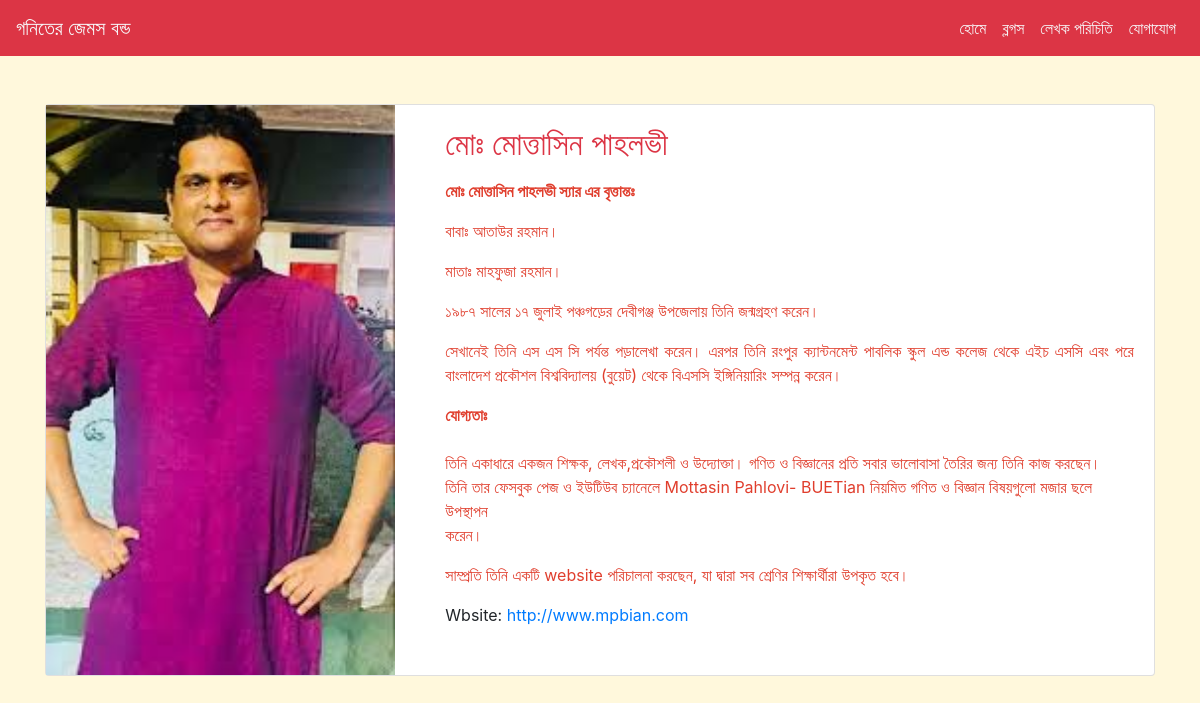
/about, run on the app's committed database.
### app/models/about.py (models this page shows, shortened)
class About(models.Model):
    name = models.CharField(max_length=150)
    info = models.TextField()
    qualifications = models.TextField()
    links = models.URLField()

### app/views/about.py (the view)
# urls.py: path('about',about.Abouts.as_view(), name="about"),
class Abouts(View):
    def get(self, request):
        abouts = About.objects.all()
        context = {
            'about': abouts,
        }
        return render(request, 'about.html',context)

### app/templates/about.html (shortened to what this page needs)
{% extends 'base.html'%}
{% load static%}
{% block body %}
<div class="container my-5">
    <div class="row">
        <div class="col-md-12">
            {% for about in about %}
            <div class="card mb-3" >
                <div class="row g-0">
                    <div class="col-md-4">
                        <img src="{%static 'images.jpg'%}"width="100%" class="img-fluid rounded-start" alt="...">
                    </div>
                    <div class="col-md-8">
                        <div class="card-body">
                            <h2 class="card-title text-danger">{{about.name|safe}}</h2>
                            <p class="card-text">{{about.info|safe}}</p>
                            <p class="card-text">{{about.qualifications|safe}}</p>
                            <p class="card-text">Wbsite: <a href="{{about.links}}">{{about.links}}</a></p>
                        </div>
                    </div>
                </div>
            </div>
            {% endfor %}
        </div>
    </div>
</div>
{% endblock body %}

### app/templates/base.html (shortened to what this page needs)
{% load static %}
<!doctype html>
<html lang="en">
<head>
    <link rel="stylesheet" href="https://maxcdn.bootstrapcdn.com/bootstrap/4.0.0/css/bootstrap.min.css"
>
    <link rel="stylesheet" href="{% static 'style.css' %}">
</head>
<body>
<nav class="navbar navbar-expand-lg navbar-light bg-danger  justify-content-between static-top">
    <a class="navbar-brand text-light" href="#">গনিতের জেমস বন্ড</a>
    <div class="">
        <div class="collapse navbar-collapse " id="navbarTogglerDemo03">
            <ul class="navbar-nav mr-auto mt-2 mt-lg-0 justify-content-end">
                <li class="nav-item active">
                    <a class="nav-link text-light" href="/">হোমে <span class="sr-only">(current)</span></a>
                </li>
                <li class="nav-item">
                    <a class="nav-link text-light" href="#">ব্লগস</a>
                </li>
                <li class="nav-item">
                    <a class="nav-link text-light " href="{% url 'about'%}">লেখক পরিচিতি</a>
                </li>
                <li class="nav-item">
                    <a class="nav-link text-light " href="#">যোগাযোগ</a>
                </li>
            </ul>
        </div>
    </div>
</nav>
{% block body%}
{% endblock body%}
</body>
</html>

### app/static/style.css (style rules this page uses)
* { margin:0px; padding:0px; text-decoration:none; box-sizing:border-box; }
body { background-color:cornsilk; }

### data on the page
About: name "মোঃ মোত্তাসিন পাহলভী", info "মোঃ মোত্তাসিন পাহলভী স্যার এর বৃত্তান্তঃ বাবাঃ আতাউর রহমান। মাতাঃ মাহফুজা রহমান। ১৯৮৭ সালের ১৭ জুলাই পঞ্চগড়ের দেবীগঞ্জ উপজেলায় তিনি জন্মগ্রহণ করেন। সেখানেই তিনি এস এস সি পর্যন্ত পড়ালেখা করেন। এরপর তিনি রংপুর ক্যান্টনমেন্ট পাবলিক স্কুল এন্ড কলেজ থেকে এইচ এসসি এবং পরে বাংলাদেশ প্রকৌশল বিশ্ববিদ্যালয় (বুয়েট) থেকে বিএসসি ইঙ্গিনিয়ারিং সম্পন্ন করেন।", qualifications "যোগ্যতাঃ তিনি একাধারে একজন শিক্ষক, লেখক,প্রকৌশলী ও উদ্যোক্তা। গণিত ও বিজ্ঞানের প্রতি সবার ভালোবাসা তৈরির জন্য তিনি কাজ করছেন। তিনি তার ফেসবুক পেজ ও ইউটিউব চ্যানেলে Mottasin Pahlovi- BUETian নিয়মিত গণিত ও বিজ্ঞান বিষয়গুলো মজার ছলে উপস্থাপন করেন। সাম্প্রতি তিনি একটি website পরিচালনা করছেন, যা দ্বারা সব শ্রেণির শিক্ষার্থীরা উপকৃত হবে।", links "http://www.mpbian.com"
